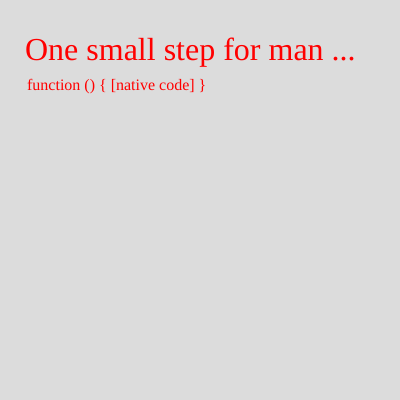
Frame 1 (no input)
Frame 60 (no input): identical to frame 1, image omitted
Frame 120 (the mouse pressed at the canvas centre since frame 60): identical to frame 1, image omitted

The p5.js sketch that drew this single still picture (run headless with seeded random() and noise() and a simulated clock; from frame 60 on, the mouse is pressed at the canvas centre):

// p5.js sketch
// ── sketch.js

function setup() {
  createCanvas(400, 400);
  textFont("Comic Sans Ms");
}

function draw() {
  background(220);
  fill(255, 0, 0);
  textSize(32);
  text("One small step for man ...", 25, 60);
  textSize(16);
  text(text, 27, 90);
  
}
